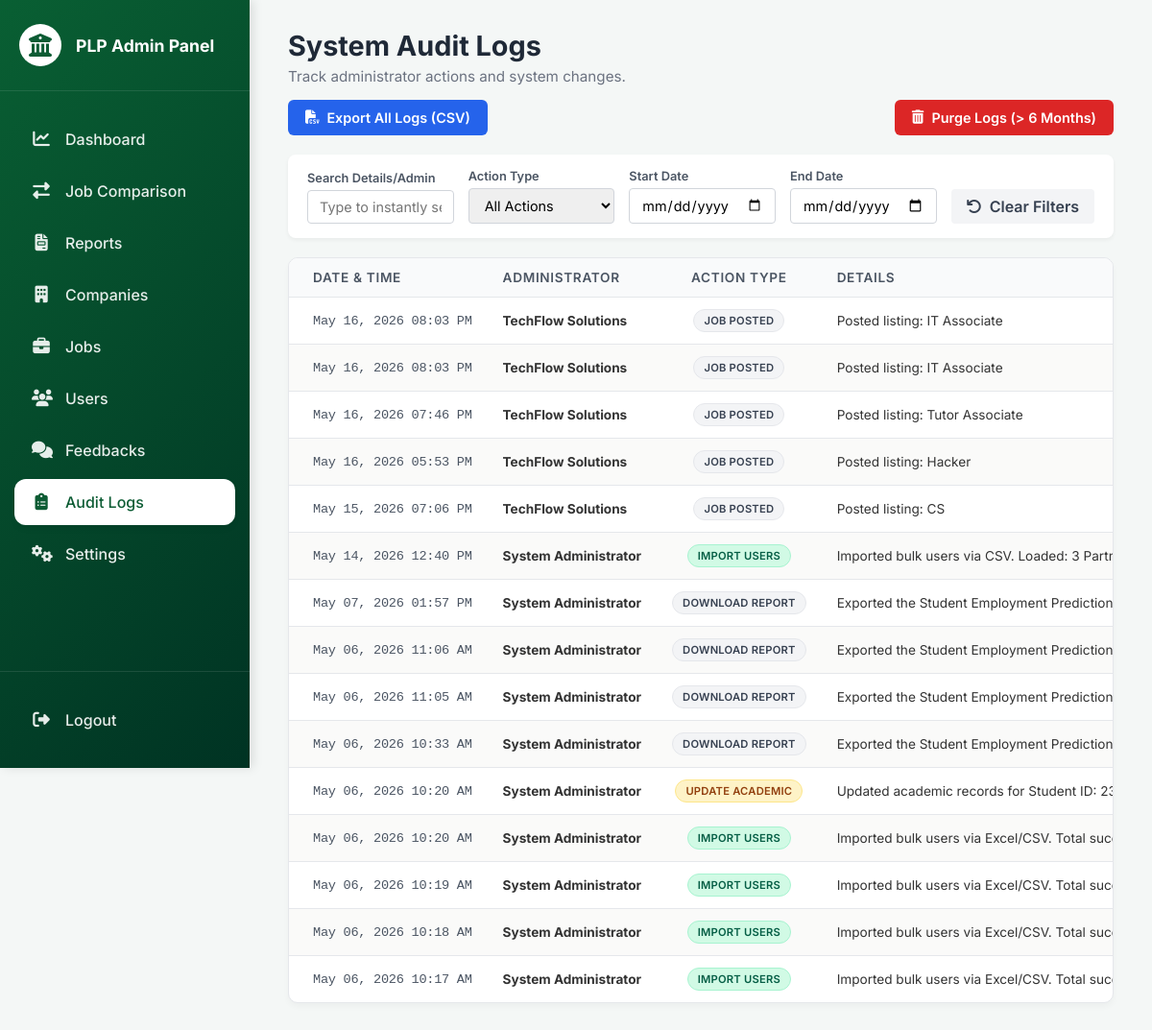
Page /admin/pages/audit_logs.php (signed in) on the committed database.
### tables this page shows
CREATE TABLE `audit_logs` (
  `id` int(11) NOT NULL,
  `admin_id` int(11) NOT NULL,
  `admin_name` varchar(255) NOT NULL,
  `action` varchar(100) NOT NULL,
  `details` text NOT NULL,
  `created_at` datetime NOT NULL DEFAULT current_timestamp()
);

### admin/pages/audit_logs.php (the view, shortened to what this page needs)
<?php
require '../../includes/db.php';
$where_clauses = [];
$where_sql = count($where_clauses) > 0 ? "WHERE " . implode(" AND ", $where_clauses) : "";
$logs = [];
$query = "SELECT * FROM audit_logs $where_sql ORDER BY created_at DESC LIMIT 500";
$result = $conn->query($query);
if ($result && $result->num_rows > 0) {
    while ($row = $result->fetch_assoc()) {
        $logs[] = $row;
    }
}
?>
<!DOCTYPE html>
<html lang="en">
<head>
    <link rel="stylesheet" href="../../assets/css/admin-style.css?v=5">
    <link rel="stylesheet" href="https://cdnjs.cloudflare.com/ajax/libs/font-awesome/6.4.0/css/all.min.css">
</head>
<body>
<?php include '../../includes/admin_sidebar.php'; ?>
<main class="admin-main">
    <div class="page-title" style="margin-bottom: 15px;">
        <h1>System Audit Logs</h1>
        <p>Track administrator actions and system changes.</p>
    </div>
    <div class="maintenance-bar">
        <a href="audit_logs.php?export_csv=1" class="btn-export">
            <i class="fas fa-file-csv"></i> Export All Logs (CSV)
        </a>
        <form method="POST" action="audit_logs.php" onsubmit="return confirm('WARNING: Are you sure you want to permanently delete all logs older than 6 months? Please ensure you have exported a backup CSV first.');">
            <button type="submit" name="purge_logs" class="btn-purge">
                <i class="fas fa-trash-alt"></i> Purge Logs (> 6 Months)
            </button>
        </form>
    </div>
    <form class="filter-bar" method="GET" action="audit_logs.php">
        <div class="filter-group">
            <label for="search">Search Details/Admin</label>
            <input type="text" name="search" id="search" placeholder="Type to instantly search..." autocomplete="off" value="<?php echo htmlspecialchars($_GET['search'] ?? ''); ?>">
        </div>
        <div class="filter-group">
            <label for="action_filter">Action Type</label>
            <select name="action_filter" id="action_filter" onchange="this.form.submit()">
                <option value="">All Actions</option>
            </select>
        </div>
        <div class="filter-group">
            <label for="start_date">Start Date</label>
            <input type="date" name="start_date" id="start_date" value="<?php echo htmlspecialchars($_GET['start_date'] ?? ''); ?>" onchange="this.form.submit()">
        </div>
        <div class="filter-group">
            <label for="end_date">End Date</label>
            <input type="date" name="end_date" id="end_date" value="<?php echo htmlspecialchars($_GET['end_date'] ?? ''); ?>" onchange="this.form.submit()">
        </div>
        <div class="filter-actions">
            <a href="audit_logs.php" class="btn-clear"><i class="fas fa-undo"></i>&nbsp; Clear Filters</a>
        </div>
    </form>
    <div class="admin-card table-card">
        <div class="table-container">
            <table class="admin-table" style="font-size: 0.85rem; width: 100%;">
                <thead>
                    <tr>
                        <th>Date & Time</th>
                        <th>Administrator</th>
                        <th style="text-align: center;">Action Type</th>
                        <th>Details</th>
                    </tr>
                </thead>
                <tbody id="auditTableBody">
                    <?php if (empty($logs)): ?>
                        <tr>
                            <td colspan="4" class="no-results">
                                <i class="fas fa-search" style="font-size: 2rem; color: #d1d5db; margin-bottom: 10px;"></i><br>
                                No audit logs found.
                            </td>
                        </tr>
                    <?php else: ?>
                        <?php foreach ($logs as $log): ?>
                            <?php
                                $date = new DateTime($log['created_at']);
                                $formatted_date = $date->format('M d, Y h:i A');
                                $action = strtoupper($log['action']);
                                $badge_class = 'badge-default';
                                if (str_contains($action, 'DELETE') || str_contains($action, 'PURGE')) $badge_class = 'badge-delete';
                                elseif (str_contains($action, 'ADD') || str_contains($action, 'IMPORT') || str_contains($action, 'UPLOAD')) $badge_class = 'badge-add';
                                elseif (str_contains($action, 'EDIT') || str_contains($action, 'UPDATE')) $badge_class = 'badge-edit';
                            ?>
                            <tr class="log-row">
                                <td class="font-mono"><?php echo $formatted_date; ?></td>
                                <td class="admin-col"><strong><?php echo htmlspecialchars($log['admin_name']); ?></strong></td>
                                <td style="text-align: center;">
                                    <span class="badge <?php echo $badge_class; ?>">
                                        <?php echo str_replace('_', ' ', htmlspecialchars($action)); ?>
                                    </span>
                                </td>
                                <td class="details-col"><?php echo htmlspecialchars($log['details']); ?></td>
                            </tr>
                        <?php endforeach; ?>
                    <?php endif; ?>
                </tbody>
            </table>
        </div>
    </div>
</main>
</body>
</html>

### assets/css/admin-style.css (style rules this page uses)
* { margin: 0; padding: 0; box-sizing: border-box; font-family: 'Inter', sans-serif; }
body { background-color: #f4f7f6; color: #333; display: flex; }
.admin-main { margin-left: 260px; width: calc(100% - 260px); padding: 30px 40px; }
.page-title { margin-bottom: 25px; }
.page-title h1 { font-size: 1.8rem; color: #1f2937; margin-bottom: 5px; }
.page-title p { color: #6b7280; font-size: 0.95rem; }
.admin-card { background: white; border-radius: 10px; padding: 25px; box-shadow: 0 4px 6px rgba(0,0,0,0.03); border: 1px solid #e5e7eb; margin-bottom: 25px; }
.admin-table { width: 100%; border-collapse: collapse; white-space: nowrap; }
.admin-table th, .admin-table td { padding: 10px 12px; border-bottom: 1px solid #e5e7eb; font-size: 0.8rem; }
.admin-table td { text-align: left; }
.admin-table th { text-align: left; background-color: #f9fafb; color: #4b5563; font-weight: 600; text-transform: uppercase; font-size: 0.7rem; letter-spacing: 0.05em; }
.admin-table tbody tr { transition: background-color 0.15s ease; }
.badge { padding: 4px 8px; border-radius: 4px; font-size: 0.7rem; font-weight: 600; color: white; display: inline-block; text-align: center; letter-spacing: 0.3px; }
.admin-card.table-card { padding: 0; overflow: hidden; }
.admin-card.table-card .admin-table th:first-child, .admin-card.table-card .admin-table td:first-child { padding-left: 25px; }
.admin-card.table-card .admin-table th:last-child, .admin-card.table-card .admin-table td:last-child { padding-right: 25px; }
.admin-table tbody tr:last-child td { border-bottom: none; }

### admin/pages/audit_logs.php (style rules this page uses)
.table-container { overflow-x: auto; }
.filter-bar { background: #fff; padding: 15px 20px; border-radius: 8px; margin-bottom: 20px; box-shadow: 0 2px 4px rgba(0,0,0,0.05); display: flex; flex-wrap: wrap; gap: 15px; align-items: flex-end; }
.filter-group { display: flex; flex-direction: column; flex: 1; min-width: 150px; }
.filter-group label { font-size: 0.8rem; color: #4b5563; margin-bottom: 5px; font-weight: 600; }
.filter-group input, .filter-group select { padding: 8px 12px; border: 1px solid #d1d5db; border-radius: 4px; font-size: 0.9rem; outline: none; }
.filter-actions { display: flex; gap: 10px; }
.btn-clear { background-color: #f3f4f6; color: #374151; text-decoration: none; display: flex; align-items: center; padding: 8px 16px; border-radius: 4px; font-weight: 600; transition: all 0.2s; }
.maintenance-bar { display: flex; justify-content: space-between; align-items: center; margin-bottom: 20px; }
.btn-export { background-color: #2563eb; color: white; padding: 10px 18px; border-radius: 6px; text-decoration: none; font-weight: 600; font-size: 0.9rem; transition: 0.2s; display: inline-flex; align-items: center; gap: 8px; }
.btn-purge { background-color: #dc2626; color: white; padding: 10px 18px; border: none; border-radius: 6px; font-weight: 600; font-size: 0.9rem; cursor: pointer; transition: 0.2s; display: inline-flex; align-items: center; gap: 8px; }
.admin-table { width: 100%; border-collapse: collapse; white-space: nowrap; }
.admin-table th { text-align: left; background-color: #f9fafb; color: #4b5563; font-weight: 600; text-transform: uppercase; font-size: 0.7rem; letter-spacing: 0.05em; position: sticky; top: 0; z-index: 10; box-shadow: 0 1px 2px rgba(0,0,0,0.05); }
.admin-table th, .admin-table td { padding: 12px 16px; border-bottom: 1px solid #e5e7eb; font-size: 0.85rem; }
.admin-table td { text-align: left; }
.admin-table tbody tr:nth-child(even) { background-color: #fafaf9; }
.admin-table tbody tr { transition: background-color 0.15s ease; }
.font-mono { font-family: 'Courier New', Courier, monospace; font-size: 0.8rem; color: #4b5563; letter-spacing: -0.02em; }
.admin-card.table-card { padding: 0; overflow: hidden; }
.admin-card.table-card .admin-table th:first-child, .admin-card.table-card .admin-table td:first-child { padding-left: 25px; }
.admin-card.table-card .admin-table th:last-child, .admin-card.table-card .admin-table td:last-child { padding-right: 25px; }
.admin-table tbody tr:last-child td { border-bottom: none; }
.badge { padding: 4px 10px; border-radius: 12px; font-size: 0.7rem; font-weight: 600; display: inline-block; text-align: center; letter-spacing: 0.02em; }
.badge-add { background: #d1fae5; color: #065f46; border: 1px solid #a7f3d0; }
.badge-edit { background: #fef3c7; color: #92400e; border: 1px solid #fde68a; }
.badge-default { background: #f3f4f6; color: #374151; border: 1px solid #e5e7eb; }

### rows in the picture
audit_logs: created_at "May 16, 2026 08:03 PM", admin_name "TechFlow Solutions", action "JOB POSTED", details "Posted listing: IT Associate"
audit_logs: created_at "May 16, 2026 08:03 PM", admin_name "TechFlow Solutions", action "JOB POSTED", details "Posted listing: IT Associate"
audit_logs: created_at "May 16, 2026 07:46 PM", admin_name "TechFlow Solutions", action "JOB POSTED", details "Posted listing: Tutor Associate"
audit_logs: created_at "May 16, 2026 05:53 PM", admin_name "TechFlow Solutions", action "JOB POSTED", details "Posted listing: Hacker"
audit_logs: created_at "May 15, 2026 07:06 PM", admin_name "TechFlow Solutions", action "JOB POSTED", details "Posted listing: CS"
audit_logs: created_at "May 14, 2026 12:40 PM", admin_name "System Administrator", action "IMPORT USERS", details "Imported bulk users via CSV. Loaded: 3…"
audit_logs: created_at "May 07, 2026 01:57 PM", admin_name "System Administrator", action "DOWNLOAD REPORT", details "Exported the Student Employment Prediction…"
audit_logs: created_at "May 06, 2026 11:06 AM", admin_name "System Administrator", action "DOWNLOAD REPORT", details "Exported the Student Employment Prediction…"
audit_logs: created_at "May 06, 2026 11:05 AM", admin_name "System Administrator", action "DOWNLOAD REPORT", details "Exported the Student Employment Prediction…"
audit_logs: created_at "May 06, 2026 10:33 AM", admin_name "System Administrator", action "DOWNLOAD REPORT", details "Exported the Student Employment Prediction…"
audit_logs: created_at "May 06, 2026 10:20 AM", admin_name "System Administrator", action "UPDATE ACADEMIC", details "Updated academic records for Student ID:…"
audit_logs: created_at "May 06, 2026 10:20 AM", admin_name "System Administrator", action "IMPORT USERS", details "Imported bulk users via Excel/CSV. Total…"
audit_logs: created_at "May 06, 2026 10:19 AM", admin_name "System Administrator", action "IMPORT USERS", details "Imported bulk users via Excel/CSV. Total…"
audit_logs: created_at "May 06, 2026 10:18 AM", admin_name "System Administrator", action "IMPORT USERS", details "Imported bulk users via Excel/CSV. Total…"
audit_logs: created_at "May 06, 2026 10:17 AM", admin_name "System Administrator", action "IMPORT USERS", details "Imported bulk users via Excel/CSV. Total…"
